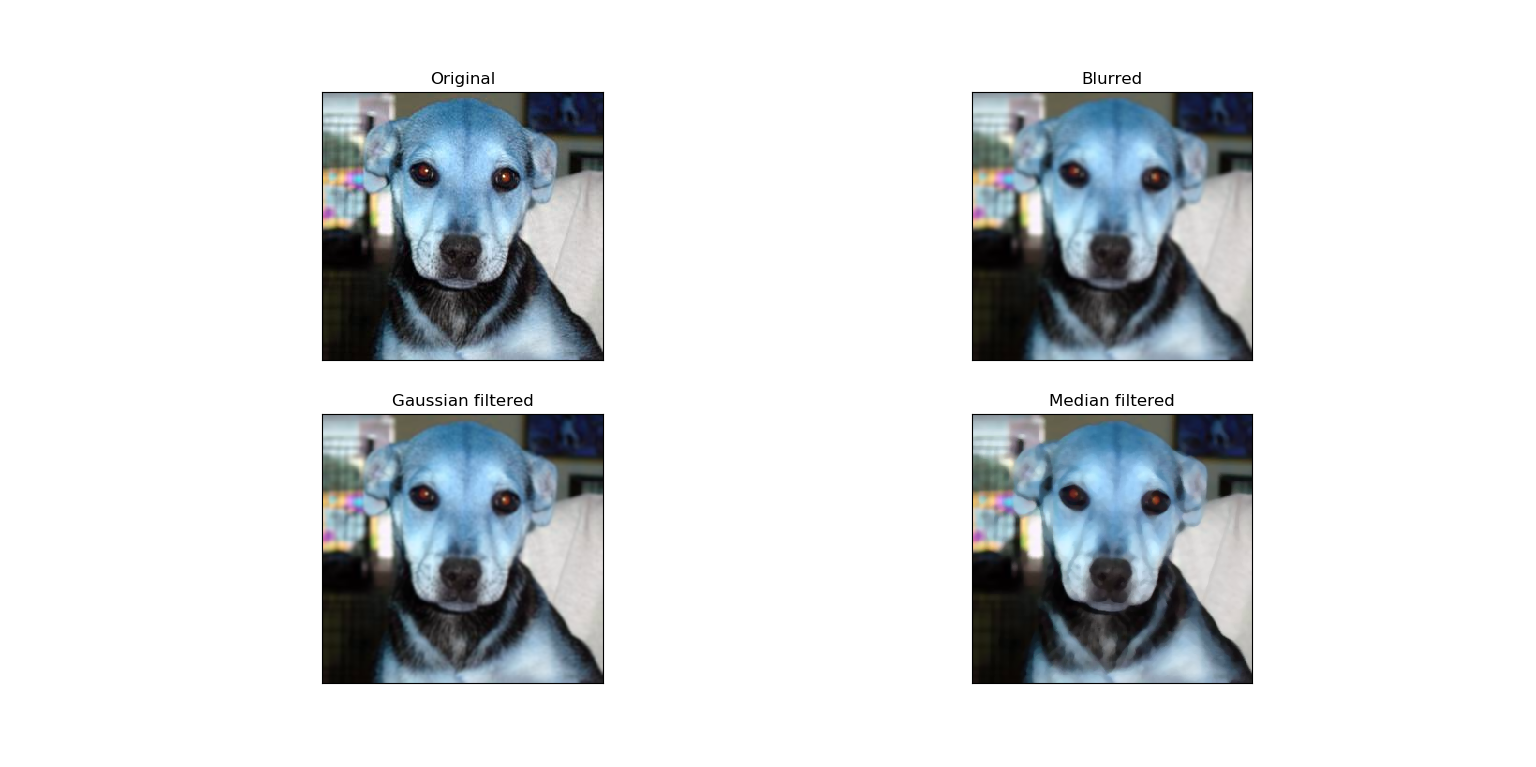

Source code (Python):
import cv2
import numpy as np
import matplotlib.pyplot as plt

img = cv2.imread("D://UDEMY//Video analytics using OpenCV//Image loading program//sample.jpg")

blur = cv2.blur(img,(5,5))
gaussian = cv2.GaussianBlur(img,(5,5),0)
median = cv2.medianBlur(img,5)

plt.subplot(221)
plt.imshow(img)
plt.title('Original')
plt.xticks([])
plt.yticks([])
#plt.show()

plt.subplot(222)
plt.imshow(blur)
plt.title('Blurred')
plt.xticks([])
plt.yticks([])
#plt.show()

plt.subplot(223)
plt.imshow(gaussian)
plt.title('Gaussian filtered')
plt.xticks([])
plt.yticks([])
#plt.show()

plt.subplot(224)
plt.imshow(median)
plt.title('Median filtered')
plt.xticks([])
plt.yticks([])
plt.show()
